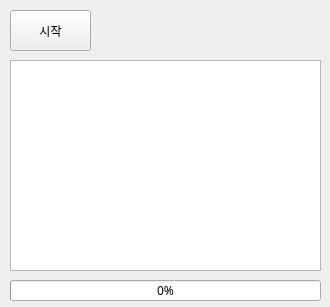
<?xml version="1.0" encoding="UTF-8"?>
<ui version="4.0">
 <class>Form</class>
 <widget class="QWidget" name="Form">
  <property name="geometry">
   <rect>
    <x>0</x>
    <y>0</y>
    <width>330</width>
    <height>307</height>
   </rect>
  </property>
  <property name="font">
   <font>
    <family>맑은 고딕</family>
   </font>
  </property>
  <property name="windowTitle">
   <string>Form</string>
  </property>
  <widget class="QPushButton" name="btnStart">
   <property name="geometry">
    <rect>
     <x>10</x>
     <y>10</y>
     <width>81</width>
     <height>41</height>
    </rect>
   </property>
   <property name="text">
    <string>시작</string>
   </property>
  </widget>
  <widget class="QTextBrowser" name="txbLog">
   <property name="geometry">
    <rect>
     <x>10</x>
     <y>60</y>
     <width>311</width>
     <height>211</height>
    </rect>
   </property>
   <property name="maximumSize">
    <size>
     <width>400</width>
     <height>300</height>
    </size>
   </property>
  </widget>
  <widget class="QProgressBar" name="pgbTask">
   <property name="geometry">
    <rect>
     <x>10</x>
     <y>280</y>
     <width>311</width>
     <height>21</height>
    </rect>
   </property>
   <property name="value">
    <number>0</number>
   </property>
  </widget>
 </widget>
 <resources/>
 <connections/>
</ui>
